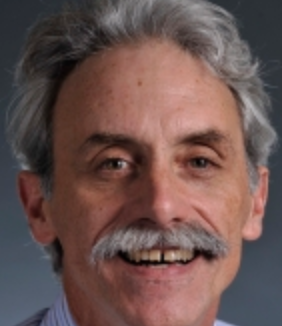
#> input picture FOLKS.png, 282 x 326 px
$ python img_nuker.py
#> lines starting #> are read from the running program, lines starting #| are printed output that depends on the picture
from skimage import io
from skimage.viewer import ImageViewer
from skimage import exposure
from skimage.color import rgba2rgb

path = input("Enter path for img:")
#> the answer given: FOLKS.png
folk = io.imread(path)
#> folk is the input picture: shape (326, 282, 4); mean R, G, B, A 107.2, 83.2, 80, 255

print(folk.shape)
#| (326, 282, 4)

folk = exposure.adjust_gamma(folk, gamma=0.35)
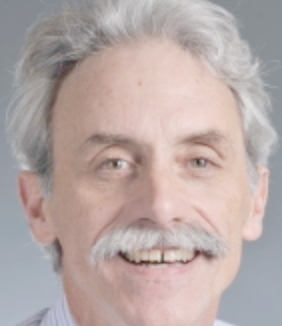
#> folk: shape (326, 282, 4); mean R, G, B, A 183.3, 168.4, 166, 255
folk = exposure.rescale_intensity(folk, in_range=(160,215))
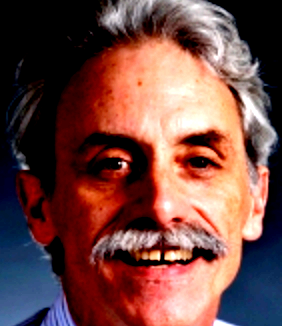
#> folk: shape (326, 282, 4); mean R, G, B, A 115.1, 72.8, 68.3, 255
folk = exposure.rescale_intensity(folk, in_range=(50,230))
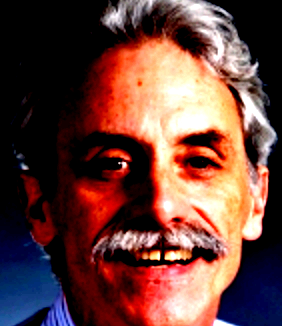
#> folk: shape (326, 282, 4); mean R, G, B, A 105.1, 64.8, 58.6, 255

#> (the run stopped early here; a loop or call above may not have finished)
